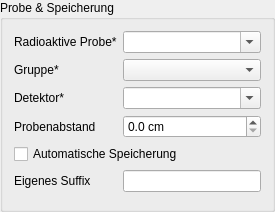
<?xml version="1.0" encoding="UTF-8"?>
<ui version="4.0">
 <class>SamplePanel</class>
 <widget class="QGroupBox" name="SamplePanel">
  <property name="geometry">
   <rect>
    <x>0</x>
    <y>0</y>
    <width>275</width>
    <height>212</height>
   </rect>
  </property>
  <property name="title">
   <string>Probe &amp;&amp; Speicherung</string>
  </property>
  <layout class="QGridLayout" name="layoutSamplePanel">
   <property name="spacing">
    <number>6</number>
   </property>
   <item row="0" column="0">
    <widget class="QLabel" name="labelSample">
     <property name="sizePolicy">
      <sizepolicy hsizetype="Preferred" vsizetype="Preferred">
       <horstretch>0</horstretch>
       <verstretch>0</verstretch>
      </sizepolicy>
     </property>
     <property name="text">
      <string>Radioaktive Probe*</string>
     </property>
    </widget>
   </item>
   <item row="0" column="1">
    <widget class="QComboBox" name="comboSample">
     <property name="sizePolicy">
      <sizepolicy hsizetype="Expanding" vsizetype="Fixed">
       <horstretch>0</horstretch>
       <verstretch>0</verstretch>
      </sizepolicy>
     </property>
     <property name="toolTip">
      <string>Auswahl der verwendeten radioaktiven Probe (Pflichtfeld)</string>
     </property>
     <property name="editable">
      <bool>true</bool>
     </property>
     <property name="currentIndex">
      <number>-1</number>
     </property>
     <property name="insertPolicy">
      <enum>QComboBox::InsertPolicy::NoInsert</enum>
     </property>
    </widget>
   </item>
   <item row="1" column="0">
    <widget class="QLabel" name="labelGroup">
     <property name="sizePolicy">
      <sizepolicy hsizetype="Preferred" vsizetype="Preferred">
       <horstretch>0</horstretch>
       <verstretch>0</verstretch>
      </sizepolicy>
     </property>
     <property name="text">
      <string>Gruppe*</string>
     </property>
    </widget>
   </item>
   <item row="1" column="1">
    <widget class="QComboBox" name="comboGroup">
     <property name="sizePolicy">
      <sizepolicy hsizetype="Expanding" vsizetype="Fixed">
       <horstretch>0</horstretch>
       <verstretch>0</verstretch>
      </sizepolicy>
     </property>
     <property name="toolTip">
      <string>Auswahl der GP-Praktikumsgruppe (Pflichtfeld)</string>
     </property>
     <property name="currentIndex">
      <number>-1</number>
     </property>
     <property name="maxCount">
      <number>24</number>
     </property>
     <property name="insertPolicy">
      <enum>QComboBox::InsertPolicy::NoInsert</enum>
     </property>
     <item>
      <property name="text">
       <string>A</string>
      </property>
     </item>
     <item>
      <property name="text">
       <string>B</string>
      </property>
     </item>
     <item>
      <property name="text">
       <string>C</string>
      </property>
     </item>
     <item>
      <property name="text">
       <string>D</string>
      </property>
     </item>
     <item>
      <property name="text">
       <string>E</string>
      </property>
     </item>
     <item>
      <property name="text">
       <string>F</string>
      </property>
     </item>
     <item>
      <property name="text">
       <string>G</string>
      </property>
     </item>
     <item>
      <property name="text">
       <string>H</string>
      </property>
     </item>
     <item>
      <property name="text">
       <string>I</string>
      </property>
     </item>
     <item>
      <property name="text">
       <string>J</string>
      </property>
     </item>
     <item>
      <property name="text">
       <string>K</string>
      </property>
     </item>
     <item>
      <property name="text">
       <string>L</string>
      </property>
     </item>
     <item>
      <property name="text">
       <string>M</string>
      </property>
     </item>
     <item>
      <property name="text">
       <string>N</string>
      </property>
     </item>
     <item>
      <property name="text">
       <string>O</string>
      </property>
     </item>
     <item>
      <property name="text">
       <string>P</string>
      </property>
     </item>
     <item>
      <property name="text">
       <string>Q</string>
      </property>
     </item>
     <item>
      <property name="text">
       <string>R</string>
      </property>
     </item>
     <item>
      <property name="text">
       <string>S</string>
      </property>
     </item>
     <item>
      <property name="text">
       <string>T</string>
      </property>
     </item>
     <item>
      <property name="text">
       <string>U</string>
      </property>
     </item>
     <item>
      <property name="text">
       <string>V</string>
      </property>
     </item>
     <item>
      <property name="text">
       <string>W</string>
      </property>
     </item>
     <item>
      <property name="text">
       <string>Z</string>
      </property>
     </item>
    </widget>
   </item>
   <item row="2" column="0">
    <widget class="QLabel" name="labelDetector">
     <property name="sizePolicy">
      <sizepolicy hsizetype="Preferred" vsizetype="Preferred">
       <horstretch>0</horstretch>
       <verstretch>0</verstretch>
      </sizepolicy>
     </property>
     <property name="text">
      <string>Detektor*</string>
     </property>
    </widget>
   </item>
   <item row="2" column="1">
    <widget class="QComboBox" name="comboDetector">
     <property name="sizePolicy">
      <sizepolicy hsizetype="Expanding" vsizetype="Fixed">
       <horstretch>0</horstretch>
       <verstretch>0</verstretch>
      </sizepolicy>
     </property>
     <property name="toolTip">
      <string>Auswahl des verwendeten Detektors (Geiger-Müller-Zählrohr, Pflichtfeld)</string>
     </property>
     <property name="editable">
      <bool>true</bool>
     </property>
     <property name="currentIndex">
      <number>-1</number>
     </property>
     <property name="insertPolicy">
      <enum>QComboBox::InsertPolicy::NoInsert</enum>
     </property>
    </widget>
   </item>
   <item row="3" column="0">
    <widget class="QLabel" name="labelDistance">
     <property name="sizePolicy">
      <sizepolicy hsizetype="Preferred" vsizetype="Preferred">
       <horstretch>0</horstretch>
       <verstretch>0</verstretch>
      </sizepolicy>
     </property>
     <property name="text">
      <string>Probenabstand</string>
     </property>
    </widget>
   </item>
   <item row="3" column="1">
    <widget class="QDoubleSpinBox" name="spinDistance">
     <property name="sizePolicy">
      <sizepolicy hsizetype="Expanding" vsizetype="Fixed">
       <horstretch>0</horstretch>
       <verstretch>0</verstretch>
      </sizepolicy>
     </property>
     <property name="toolTip">
      <string>Abstand zwischen Detektoroberfläche und radioaktiver Probe in cm</string>
     </property>
     <property name="suffix">
      <string> cm</string>
     </property>
     <property name="decimals">
      <number>1</number>
     </property>
     <property name="maximum">
      <double>100.000000000000000</double>
     </property>
     <property name="singleStep">
      <double>0.500000000000000</double>
     </property>
    </widget>
   </item>
   <item row="4" column="0" colspan="2">
    <widget class="QCheckBox" name="checkAutoSave">
     <property name="toolTip">
      <string>Bei Aktivierung werden die Messungen automatisch als JJJJ_MM_TT-Probe-Suffix.csv im Ordner Dokumente/Geiger-Mueller/ gespeichert</string>
     </property>
     <property name="text">
      <string>Automatische Speicherung</string>
     </property>
     <property name="checked">
      <bool>false</bool>
     </property>
    </widget>
   </item>
   <item row="5" column="0">
    <widget class="QLabel" name="labelSuffix">
     <property name="sizePolicy">
      <sizepolicy hsizetype="Preferred" vsizetype="Preferred">
       <horstretch>0</horstretch>
       <verstretch>0</verstretch>
      </sizepolicy>
     </property>
     <property name="text">
      <string>Eigenes Suffix</string>
     </property>
    </widget>
   </item>
   <item row="5" column="1">
    <widget class="QLineEdit" name="editSuffix">
     <property name="sizePolicy">
      <sizepolicy hsizetype="Expanding" vsizetype="Fixed">
       <horstretch>0</horstretch>
       <verstretch>0</verstretch>
      </sizepolicy>
     </property>
     <property name="toolTip">
      <string>Ein benutzerdefiniertes Suffix mit maximal 20 Zeichen</string>
     </property>
     <property name="maxLength">
      <number>20</number>
     </property>
    </widget>
   </item>
  </layout>
 </widget>
 <resources/>
 <connections/>
</ui>
